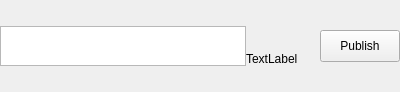
<?xml version="1.0" encoding="UTF-8"?>
<ui version="4.0">
 <class>CCommentWidget</class>
 <widget class="QWidget" name="CCommentWidget">
  <property name="geometry">
   <rect>
    <x>0</x>
    <y>0</y>
    <width>400</width>
    <height>92</height>
   </rect>
  </property>
  <property name="sizePolicy">
   <sizepolicy hsizetype="Preferred" vsizetype="Preferred">
    <horstretch>0</horstretch>
    <verstretch>0</verstretch>
   </sizepolicy>
  </property>
  <property name="windowTitle">
   <string>Form</string>
  </property>
  <layout class="QHBoxLayout" name="horizontalLayout_2">
   <property name="spacing">
    <number>12</number>
   </property>
   <property name="leftMargin">
    <number>0</number>
   </property>
   <property name="topMargin">
    <number>0</number>
   </property>
   <property name="rightMargin">
    <number>0</number>
   </property>
   <property name="bottomMargin">
    <number>0</number>
   </property>
   <item>
    <layout class="QHBoxLayout" name="horizontalLayout" stretch="10,1">
     <item>
      <widget class="QWidget" name="widgetCommentContainer" native="true">
       <property name="sizePolicy">
        <sizepolicy hsizetype="Preferred" vsizetype="Fixed">
         <horstretch>0</horstretch>
         <verstretch>0</verstretch>
        </sizepolicy>
       </property>
       <property name="minimumSize">
        <size>
         <width>0</width>
         <height>40</height>
        </size>
       </property>
       <property name="maximumSize">
        <size>
         <width>16777215</width>
         <height>40</height>
        </size>
       </property>
       <layout class="QGridLayout" name="gridLayout_2">
        <property name="leftMargin">
         <number>0</number>
        </property>
        <property name="topMargin">
         <number>0</number>
        </property>
        <property name="rightMargin">
         <number>0</number>
        </property>
        <property name="bottomMargin">
         <number>0</number>
        </property>
        <item row="0" column="0">
         <layout class="QGridLayout" name="gridLayout">
          <property name="rightMargin">
           <number>10</number>
          </property>
          <property name="spacing">
           <number>0</number>
          </property>
          <item row="0" column="1">
           <widget class="QLabel" name="labelInputNumber">
            <property name="text">
             <string>TextLabel</string>
            </property>
            <property name="alignment">
             <set>Qt::AlignBottom|Qt::AlignLeading|Qt::AlignLeft</set>
            </property>
           </widget>
          </item>
          <item row="0" column="0">
           <widget class="QTextEdit" name="textEditComment">
            <property name="sizePolicy">
             <sizepolicy hsizetype="Expanding" vsizetype="Fixed">
              <horstretch>0</horstretch>
              <verstretch>0</verstretch>
             </sizepolicy>
            </property>
            <property name="minimumSize">
             <size>
              <width>0</width>
              <height>40</height>
             </size>
            </property>
            <property name="maximumSize">
             <size>
              <width>16777215</width>
              <height>16777215</height>
             </size>
            </property>
           </widget>
          </item>
         </layout>
        </item>
       </layout>
      </widget>
     </item>
     <item>
      <widget class="QPushButton" name="pushButtonComment">
       <property name="minimumSize">
        <size>
         <width>0</width>
         <height>32</height>
        </size>
       </property>
       <property name="maximumSize">
        <size>
         <width>16777215</width>
         <height>32</height>
        </size>
       </property>
       <property name="text">
        <string>Publish</string>
       </property>
      </widget>
     </item>
    </layout>
   </item>
  </layout>
 </widget>
 <resources/>
 <connections/>
</ui>
